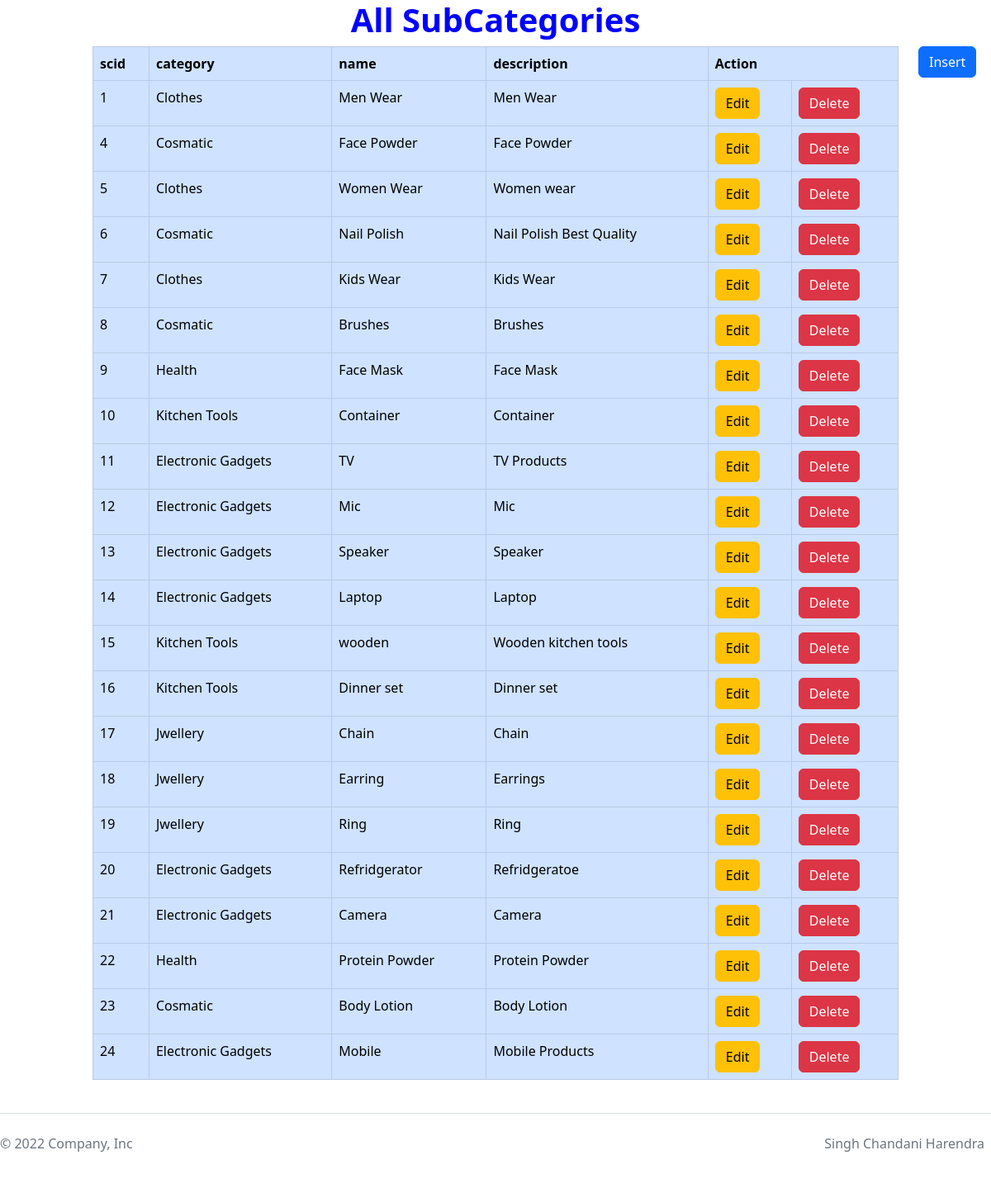
/A2Q2/subCategoryView.php, run on the app's committed database.
### tables this page shows
CREATE TABLE `sc_sub_category` (
  `scid` int(5) NOT NULL,
  `cid` int(5) NOT NULL,
  `name` varchar(30) NOT NULL,
  `description` varchar(100) NOT NULL,
  `photo` varchar(100) NOT NULL
);

CREATE TABLE `sc_category` (
  `cid` int(5) NOT NULL,
  `name` varchar(30) NOT NULL,
  `description` varchar(100) NOT NULL,
  `photo` varchar(100) NOT NULL
);

### A2Q2/subCategoryView.php (the view, shortened to what this page needs)
<?php
include_once("header.php");
$con = mysqli_connect('localhost','root','','chandani');
?>
    <div class="container-fluid" style="min-height:80vh">
        <div class="row tableRow">
            <h1 class="title">All SubCategories</h1>
            <div class="col-md-1"></div>
            <div class="col-md-10">
                <table class="table table-hover table-primary table-bordered">
                <thaed>
                        <tr>
                            <td class="head">scid</td>
                            <td class="head">category</td>
                            <td class="head">name</td>
                            <td class="head">description</td>
                            <td class="head" colspan="2">Action</td>
                        </tr>
                    </thaed>
                    <tbody>
                        <?php
                            $query = mysqli_query($con,"select * from sc_sub_category");
                            while($row = mysqli_fetch_assoc($query)){
                                ?>
                                <tr>
                                    <td><?php echo $row['scid']?></td>
                                    <?php
                                        $cid = $row['cid'];
                                        $query2 = mysqli_query($con,"select * from sc_category where cid = $cid");
                                        while($row2 = mysqli_fetch_assoc($query2)){
                                            $c_name = $row2['name'];
                                        }
                                    ?>
                                    <td><?php echo $c_name?></td>
                                    <td><?php echo $row['name']?></td>
                                    <td><?php echo $row['description']?></td>
                                    <td><a href="subCategoryEdit.php?typeOfUser=Admin&action=edit&eid=<?php echo $row['scid']?>"><button class="btn btn-warning">Edit</button></a></td>
                                    <td><a href="subCategoryView.php?typeOfUser=Admin&action=delete&did=<?php echo $row['scid']?>"><button class="btn btn-danger">Delete</button></a></td>
                                </tr>
                                <?php
                            }
                        ?>
                    </tbody>
                </table>
            </div>
            <div class="col-md-1">
            <a href="subCategoryInsert.php?typeOfUser=Admin"><button class="btn btn-primary">Insert</button></a>
            </div>
        </div>
    </div>
<?php
include_once("footer.php");
?>

### A2Q2/css/style.css (style rules this page uses)
.title { text-align: center; font-weight: bold; color:blue; }
tr .head { font-weight: bold; }

### data on the page
sc_sub_category: scid "1", sc_category.name "Clothes", name "Men Wear", description "Men Wear"
sc_sub_category: scid "4", sc_category.name "Cosmatic", name "Face Powder", description "Face Powder"
sc_sub_category: scid "5", sc_category.name "Clothes", name "Women Wear", description "Women wear"
sc_sub_category: scid "6", sc_category.name "Cosmatic", name "Nail Polish", description "Nail Polish Best Quality"
sc_sub_category: scid "7", sc_category.name "Clothes", name "Kids Wear", description "Kids Wear"
sc_sub_category: scid "8", sc_category.name "Cosmatic", name "Brushes", description "Brushes"
sc_sub_category: scid "9", sc_category.name "Health", name "Face Mask", description "Face Mask"
sc_sub_category: scid "10", sc_category.name "Kitchen Tools", name "Container", description "Container"
sc_sub_category: scid "11", sc_category.name "Electronic Gadgets", name "TV", description "TV Products"
sc_sub_category: scid "12", sc_category.name "Electronic Gadgets", name "Mic", description "Mic"
sc_sub_category: scid "13", sc_category.name "Electronic Gadgets", name "Speaker", description "Speaker"
sc_sub_category: scid "14", sc_category.name "Electronic Gadgets", name "Laptop", description "Laptop"
sc_sub_category: scid "15", sc_category.name "Kitchen Tools", name "wooden", description "Wooden kitchen tools"
sc_sub_category: scid "16", sc_category.name "Kitchen Tools", name "Dinner set", description "Dinner set"
sc_sub_category: scid "17", sc_category.name "Jwellery", name "Chain", description "Chain"
sc_sub_category: scid "18", sc_category.name "Jwellery", name "Earring", description "Earrings"
sc_sub_category: scid "19", sc_category.name "Jwellery", name "Ring", description "Ring"
sc_sub_category: scid "20", sc_category.name "Electronic Gadgets", name "Refridgerator", description "Refridgeratoe"
sc_sub_category: scid "21", sc_category.name "Electronic Gadgets", name "Camera", description "Camera"
sc_sub_category: scid "22", sc_category.name "Health", name "Protein Powder", description "Protein Powder"
sc_sub_category: scid "23", sc_category.name "Cosmatic", name "Body Lotion", description "Body Lotion"
sc_sub_category: scid "24", sc_category.name "Electronic Gadgets", name "Mobile", description "Mobile Products"
